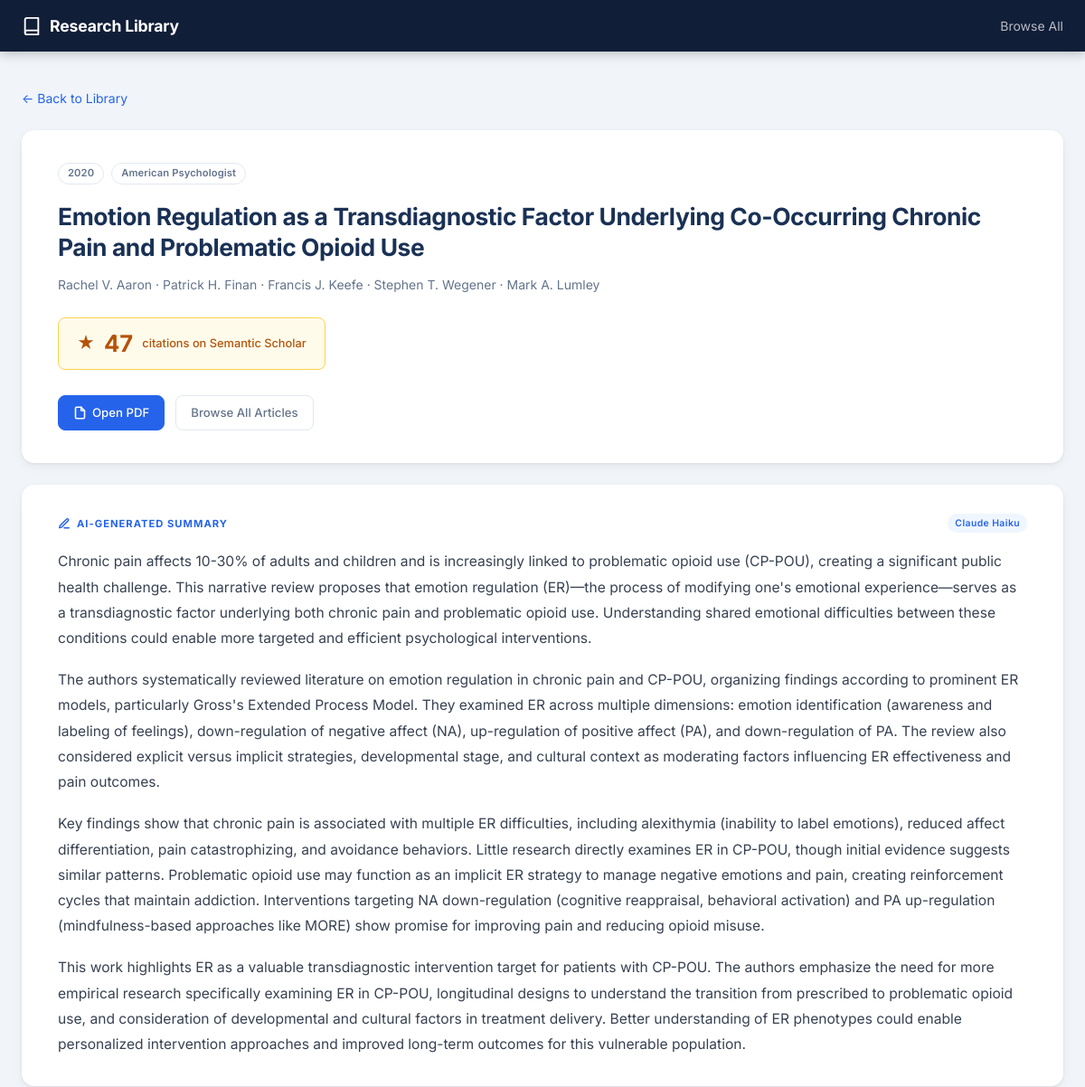
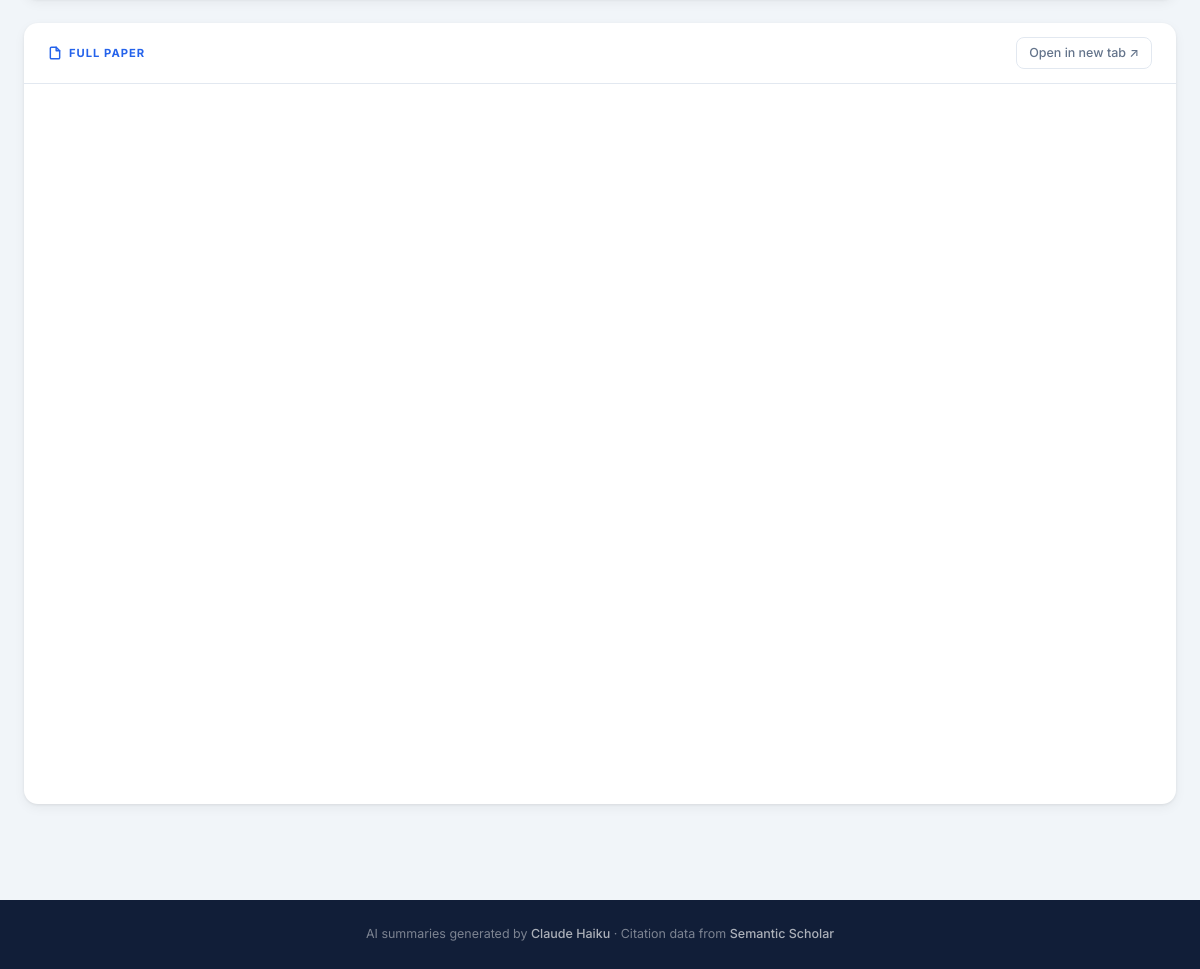
The app's page /article/1 with its own data (2 pictures, top to bottom).
### tables this page shows
CREATE TABLE articles (
            id              INTEGER PRIMARY KEY AUTOINCREMENT,
            filename        TEXT    UNIQUE NOT NULL,
            title           TEXT    NOT NULL,
            authors         TEXT,          -- JSON array of strings
            year            INTEGER,
            journal         TEXT,
            summary         TEXT,
            citation_count  INTEGER,
            semantic_id     TEXT,
            last_updated    TEXT    DEFAULT (datetime('now'))
        );

### app.py (the view)
@app.route("/article/<int:article_id>")
def article(article_id):
    if not DB_PATH.exists():
        abort(404)
    conn = get_db()
    art = conn.execute(
        "SELECT * FROM articles WHERE id = ?", (article_id,)
    ).fetchone()
    if not art:
        conn.close()
        abort(404)
    conn.close()
    return render_template("article.html", article=art)

### app.py (called while the page is built)
def get_db() -> sqlite3.Connection:
    conn = sqlite3.connect(DB_PATH)
    conn.row_factory = sqlite3.Row
    return conn

@app.template_filter("fromjson")
def fromjson_filter(s):
    try:
        return json.loads(s) if s else []
    except Exception:
        return []

@app.template_filter("nl2p")
def nl2p_filter(text: str) -> Markup:
    if not text:
        return Markup("")
    paragraphs = [p.strip() for p in text.split("\n") if p.strip()]
    return Markup("".join(f"<p>{escape(p)}</p>" for p in paragraphs))

@app.template_filter("urlencode_path")
def urlencode_path_filter(s: str) -> str:
    return quote(s, safe="")

### templates/article.html (shortened to what this page needs)
{% extends "base.html" %}
{% set authors = article.authors|fromjson %}
{% block content %}
<div class="article-detail">
  <div class="container">
    <nav class="breadcrumb" aria-label="Breadcrumb">
      <a href="/">← Back to Library</a>
    </nav>
    <div class="detail-header">
      <div class="detail-badges">
        {% if article.year %}
        <span class="badge badge-outline">{{ article.year }}</span>
        {% endif %}
        {% if article.journal %}
        <span class="badge badge-outline">{{ article.journal }}</span>
        {% endif %}
      </div>
      <h1 class="detail-title">{{ article.title }}</h1>
      {% if authors %}
      <p class="detail-authors">{{ authors|join(' · ') }}</p>
      {% endif %}
      <div class="detail-citation-block">
        {% if article.citation_count is not none %}
          {% if article.citation_count > 0 %}
          <div class="citation-display">
            <span class="citation-star">★</span>
            <span class="citation-number">{{ "{:,}".format(article.citation_count) }}</span>
            <span class="citation-label">citation{{ 's' if article.citation_count != 1 else '' }} on Semantic Scholar</span>
          </div>
          {% else %}
          <div class="citation-display citation-display--zero">
            <span class="citation-star">☆</span>
            <span class="citation-number">0</span>
            <span class="citation-label">citations found on Semantic Scholar</span>
          </div>
          {% endif %}
        {% else %}
        <div class="citation-display citation-display--unknown">
          <span class="citation-label">Citation count not available</span>
        </div>
        {% endif %}
      </div>
      <div class="detail-actions">
        <a href="/pdfs/{{ article.filename|urlencode_path }}" target="_blank" rel="noopener" class="btn btn-primary">
          <svg width="15" height="15" viewBox="0 0 24 24" fill="none" stroke="currentColor" stroke-width="2.5" stroke-linecap="round" stroke-linejoin="round" aria-hidden="true" style="margin-right:6px">
            <path d="M14 2H6a2 2 0 0 0-2 2v16a2 2 0 0 0 2 2h12a2 2 0 0 0 2-2V8z"/>
            <polyline points="14 2 14 8 20 8"/>
          </svg>
          Open PDF
        </a>
        <a href="/" class="btn btn-ghost">Browse All Articles</a>
      </div>
    </div>
    {% if article.summary %}
    <section class="detail-card" aria-labelledby="summary-heading">
      <div class="detail-card-label" id="summary-heading">
        <svg width="14" height="14" viewBox="0 0 24 24" fill="none" stroke="currentColor" stroke-width="2.5" stroke-linecap="round" stroke-linejoin="round" aria-hidden="true">
          <path d="M12 20h9"/>
          <path d="M16.5 3.5a2.121 2.121 0 0 1 3 3L7 19l-4 1 1-4L16.5 3.5z"/>
        </svg>
        AI-Generated Summary
        <span class="ai-model-tag">Claude Haiku</span>
      </div>
      <div class="summary-body">
        {{ article.summary|nl2p }}
      </div>
    </section>
    {% endif %}
    <section class="detail-card detail-card--pdf" aria-label="PDF viewer">
      <div class="pdf-toolbar">
        <span class="detail-card-label" style="margin-bottom:0">
          <svg width="14" height="14" viewBox="0 0 24 24" fill="none" stroke="currentColor" stroke-width="2.5" stroke-linecap="round" stroke-linejoin="round" aria-hidden="true">
            <path d="M14 2H6a2 2 0 0 0-2 2v16a2 2 0 0 0 2 2h12a2 2 0 0 0 2-2V8z"/>
            <polyline points="14 2 14 8 20 8"/>
          </svg>
          Full Paper
        </span>
        <a href="/pdfs/{{ article.filename|urlencode_path }}" target="_blank" rel="noopener" class="btn btn-ghost btn-sm">
          Open in new tab ↗
        </a>
      </div>
      <iframe
        class="pdf-frame"
        src="/pdfs/{{ article.filename|urlencode_path }}"
        title="{{ article.title }}"
        loading="lazy"
      ></iframe>
    </section>
  </div>
</div>
{% endblock %}

### static/css/style.css (style rules this page uses)
:root { --navy: #1a3155; --navy-dark: #111e38; --navy-mid: #243d6a; --blue: #2563eb; --blue-hover: #1d4ed8; --blue-light: #eff6ff; --amber: #b45309; --amber-bg: #fffbeb; --amber-border: #fcd34d; --bg: #f1f5f9; --card: #ffffff; --text: #1e293b; --muted: #64748b; --border: #e2e8f0; --radius-sm: 8px; --radius: 14px; --radius-lg: 20px; --shadow: 0 1px 3px rgba(0,0,0,.07), 0 4px 12px rgba(0,0,0,.05); --shadow-md: 0 4px 12px rgba(0,0,0,.10), 0 8px 28px rgba(0,0,0,.07); --transition: .18s ease; }
*, *::before, *::after { box-sizing: border-box; margin: 0; padding: 0; }
html { font-size: 16px; scroll-behavior: smooth; }
body { font-family: 'Inter', system-ui, -apple-system, sans-serif; background: var(--bg); color: var(--text); line-height: 1.65; -webkit-font-smoothing: antialiased; }
a { color: var(--blue); text-decoration: none; }
img, svg { display: block; }
.container { max-width: 1200px; margin: 0 auto; padding: 0 24px; }
.badge { display: inline-flex; align-items: center; gap: 3px; font-size: .7rem; font-weight: 600; letter-spacing: .01em; padding: 3px 10px; border-radius: 20px; white-space: nowrap; line-height: 1.4; }
.badge-outline { background: transparent; color: var(--muted); border: 1px solid var(--border); }
.btn { display: inline-flex; align-items: center; padding: 8px 16px; border-radius: var(--radius-sm); font-size: .825rem; font-weight: 500; font-family: inherit; cursor: pointer; border: 1px solid transparent; transition: background var(--transition), color var(--transition), border-color var(--transition), box-shadow var(--transition); text-decoration: none !important; white-space: nowrap; }
.btn-sm { padding: 5px 12px; font-size: .78rem; }
.btn-primary { background: var(--blue); color: #fff; border-color: var(--blue); }
.btn-ghost { background: transparent; color: var(--muted); border-color: var(--border); }
.article-detail { padding: 40px 0 72px; }
.breadcrumb { font-size: .875rem; color: var(--muted); margin-bottom: 24px; }
.breadcrumb a { color: var(--blue); }
.detail-header { background: var(--card); border-radius: var(--radius); box-shadow: var(--shadow); padding: 36px 40px; margin-bottom: 24px; }
.detail-badges { display: flex; flex-wrap: wrap; gap: 8px; margin-bottom: 18px; }
.detail-title { font-size: clamp(1.2rem, 3vw, 1.65rem); font-weight: 700; color: var(--navy); line-height: 1.3; margin-bottom: 14px; letter-spacing: -.015em; }
.detail-authors { font-size: .875rem; color: var(--muted); margin-bottom: 24px; line-height: 1.6; }
.detail-citation-block { margin-bottom: 28px; }
.citation-display { display: inline-flex; align-items: center; gap: 10px; background: var(--amber-bg); border: 1px solid var(--amber-border); color: var(--amber); border-radius: var(--radius-sm); padding: 12px 20px; }
.citation-star { font-size: 1.2rem; }
.citation-number { font-size: 1.6rem; font-weight: 700; line-height: 1; }
.citation-label { font-size: .8rem; font-weight: 500; }
.detail-actions { display: flex; gap: 12px; flex-wrap: wrap; }
.detail-card { background: var(--card); border-radius: var(--radius); box-shadow: var(--shadow); padding: 32px 40px; margin-bottom: 24px; }
.detail-card-label { display: flex; align-items: center; gap: 7px; font-size: .7rem; font-weight: 700; letter-spacing: .09em; text-transform: uppercase; color: var(--blue); margin-bottom: 18px; }
.ai-model-tag { margin-left: auto; background: var(--blue-light); color: var(--blue); font-size: .65rem; padding: 2px 8px; border-radius: 20px; letter-spacing: .04em; text-transform: none; font-weight: 600; }
.summary-body p { font-size: .975rem; color: #374151; line-height: 1.8; margin-bottom: 1.2em; }
.summary-body p:last-child { margin-bottom: 0; }
.detail-card--pdf { padding: 0; overflow: hidden; }
.pdf-toolbar { display: flex; align-items: center; justify-content: space-between; padding: 14px 24px; border-bottom: 1px solid var(--border); }
.pdf-frame { width: 100%; height: 720px; border: none; display: block; }

### records on screen
articles: year "2020", journal "American Psychologist", title "Emotion Regulation as a Transdiagnostic Factor Underlying Co-Occurring Chronic Pain and Problematic Opioid Use", citation_count "47", citation_count "s", summary|nl2p "Chronic pain affects 10-30% of adults and children and is increasingly linked to problematic opioid use (CP-POU), creating a significant public health challenge. This narrative review proposes that emotion regulation (ER)—the process of modifying one's emotional experience—serves as a transdiagnostic factor underlying both chronic pain and problematic opioid use. Understanding shared emotional difficulties between these conditions could enable more targeted and efficient psychological interventions. The authors systematically reviewed literature on emotion regulation in chronic pain and CP-POU, organizing findings according to prominent ER models, particularly Gross's Extended Process…"

### other values on screen
{{ authors|join(' · ') }} "Rachel V. Aaron · Patrick H. Finan · Francis J. Keefe · Stephen T. Wegener · Mark A. Lumley"
